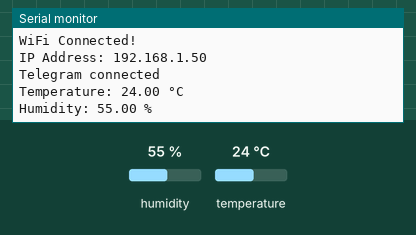
Simulated run of this sketch. Board: ESP32-S3. Shown: the last lines printed to the serial monitor. Inputs (shaded band) come from the test bench; at power-on: humidity 55 %, temperature 24 °C. WiFi joins after 1.5 s; servers stay silent unless stated.

Above: at 3.0 s.
3.1 s: humidity set to 22 %
At 4.2 s:
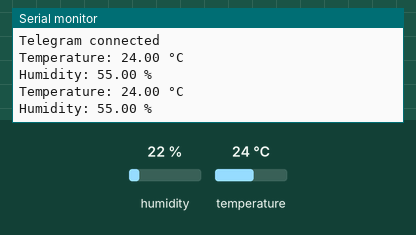
6.5 s: temperature set to 12 °C
At 8.1 s:
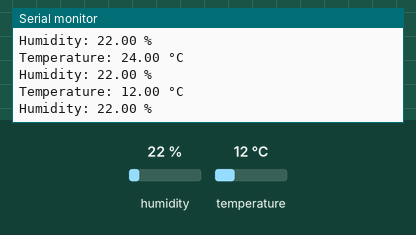
9.9 s: humidity set to 40 %
At 13.4 s:
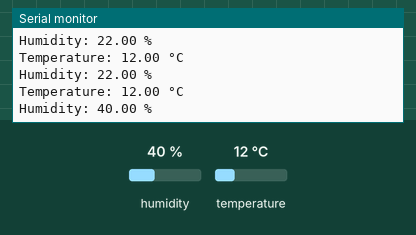
Timing chart, 0 to 14.9 s (numbered marks = the images above; inputs shaded):
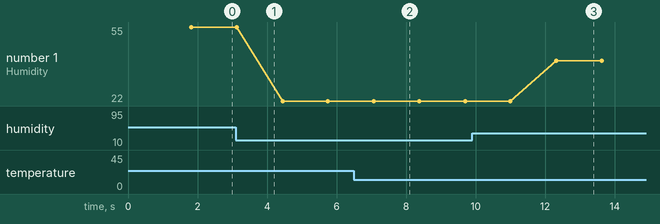

Measured:
- after the input at 6.5 s, the serial monitor: prints a new line after 0.57 s (image 2)
- after the input at 9.9 s, the serial monitor: prints a new line after 2.4 s (image 3)
- plotted number 1: 55 → 22 after the input at 3.1 s, 22 → 40 after the input at 9.9 s

The sketch:

DHT11telegram.ino
```cpp
#include <WiFi.h>
#include <WiFiClientSecure.h>
#include <UniversalTelegramBot.h>
#include <DHT.h>

const char* ssid = "OnePlus Nord  Bhagyashri Kodi";
const char* password = "Bhagya@123";

#define BOT_TOKEN "8806995806:AAHBkf_lsIJFUFySH-MlARfuTgVOPN5K4lM"
#define CHAT_ID "6777170148"

#define DHTPIN 7
#define DHTTYPE DHT11

DHT dht(DHTPIN, DHTTYPE);

WiFiClientSecure client;
UniversalTelegramBot bot(BOT_TOKEN, client);

void setup()
{
  Serial.begin(115200);

  dht.begin();

  WiFi.begin(ssid, password);

  Serial.println("Connecting to WiFi");

  while (WiFi.status() != WL_CONNECTED)
  {
    delay(500);
    Serial.print(".");
  }

  Serial.println();
  Serial.println("WiFi Connected!");
  Serial.print("IP Address: ");
  Serial.println(WiFi.localIP());

  client.setInsecure();

  Serial.println("Telegram connected");

  bot.sendMessage(
    CHAT_ID,
    "ESP32-S3 DHT11 connected successfully!",
    ""
  );
}

void loop()
{
  float humidity = dht.readHumidity();
  float temperature = dht.readTemperature();

  if (isnan(humidity) || isnan(temperature))
  {
    Serial.println("Failed to read DHT11 sensor");
    delay(2000);
    return;
  }

  Serial.print("Temperature: ");
  Serial.print(temperature);
  Serial.println(" °C");

  Serial.print("Humidity: ");
  Serial.print(humidity);
  Serial.println(" %");

  String message = "DHT11 Sensor Data\n";
  message += "Temperature: ";
  message += String(temperature, 1);
  message += " °C\n";
  message += "Humidity: ";
  message += String(humidity, 1);
  message += " %";

  bot.sendMessage(CHAT_ID, message, "");

  delay(1000);
}
```
